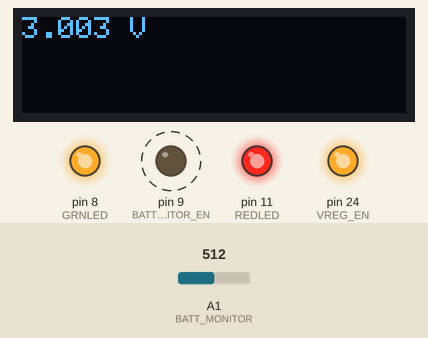
The sketch below on a simulated Arduino Mega 2560, built with avr-gcc and run on an emulated ATmega2560. On the bench: 128×32 one-colour display, output pins drawn as LEDs (lit = HIGH). Dashed ring = blinking. The test bench sets the inputs (shaded band); at power-on: A1 (BATT_MONITOR) = 512.

Above: at 2.2 s.
2.3 s: A1 (BATT_MONITOR) set to 716
At 3.9 s:
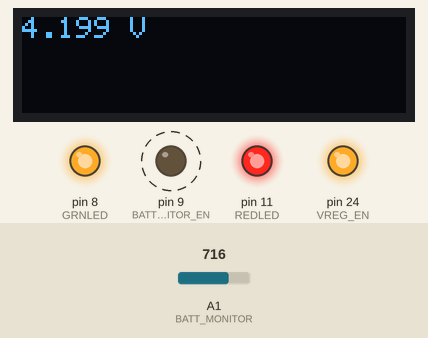
5.3 s: A1 (BATT_MONITOR) set to 900
At 7.0 s:
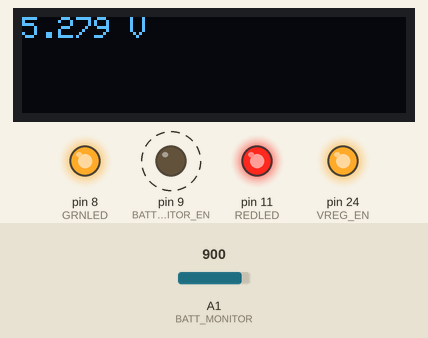
8.3 s: A1 (BATT_MONITOR) set to 1023
At 9.1 s:
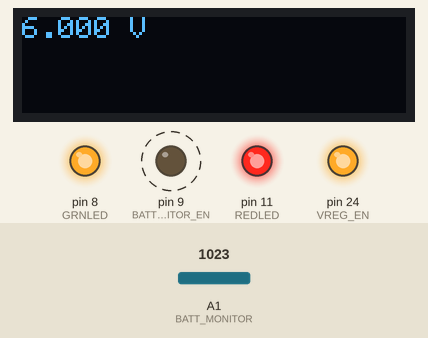
Timing chart, 0 to 16.8 s (numbered marks = the images above; inputs shaded):
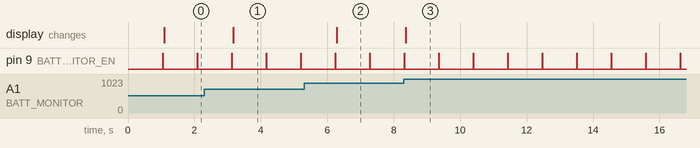

Measured:
- after the input at 2.3 s, the display: changes after 0.86 s (image 1)
- after the input at 5.3 s, the display: changes after 0.98 s (image 2)
- after the input at 8.3 s, the display: changes after 0.06 s (image 3)
- by itself, pin 9 (BATT_MONITOR_EN): alternates HIGH for 0.01 s and LOW for 1.0 s

The sketch:

8_battery_voltage_test.ino
```cpp
/* 8_battery_voltage_test.ino
 *
 *  A sketch to test the battery voltage reading on
 *  RevB BivalveBit hardware.
 *  Using 47k resistors for the voltage divider
 *
 *  We'll use the OLED display to show the voltage so
 *  that the device can be solely battery powered for this test
 */

#include <Wire.h>
#include "SSD1306Ascii.h" // https://github.com/greiman/SSD1306Ascii
#include "SSD1306AsciiWire.h" // https://github.com/greiman/SSD1306Ascii

SSD1306AsciiWire oled; // create OLED display object, using I2C Wire1 port
#define I2C_ADDRESS1 0x3C // for OLED. DIY mall units list 0x78 as address, but need 0x3C to work here

#define REDLED 11   // red LED
#define GRNLED 8    // green LED
#define VREG_EN 24  // voltage regulator enable

//------------------------------------------------------------
//  Battery monitor
byte BATT_MONITOR_EN = 9; // digital output channel to turn on battery voltage check
byte BATT_MONITOR = A1;  // analog input channel to sense battery voltage

float dividerRatio = 2; // Ratio of voltage divider (47k + 47k) / 47k = 2
float refVoltage = 3.00; // Voltage at AREF pin on ATmega microcontroller, measured per board
//float refVoltage = 2.5; // Internal 2.5V voltage reference value (INTERNAL2V5)
float batteryVolts = 0; // Estimated battery voltage returned from readBatteryVoltage function


//------------readBatteryVoltage-------------------
// readBatteryVoltage function. This will read the AD convertor
// and calculate the approximate battery voltage (before the
// voltage regulator). Returns a floating point value for
// voltage.
float readBatteryVoltage(byte BATT_MONITOR_EN,byte BATT_MONITOR,float dividerRatio,float refVoltage){
    // Turn on the battery voltage monitor circuit
    digitalWrite(BATT_MONITOR_EN, HIGH);
    delay(1);
    // Read the analog input pin
    unsigned int rawAnalog = 0;
    analogRead(BATT_MONITOR); // This initial value is ignored
    delay(3); // Give the ADC time to stablize
    // Take 4 readings
    for (byte i = 0; i<4; i++){
        rawAnalog = rawAnalog + analogRead(BATT_MONITOR);
        delay(2);
    }
    // Do a 2-bit right shift to divide rawAnalog
    // by 4 to get the average of the 4 readings
    rawAnalog = rawAnalog >> 2;
    // Shut off the battery voltage sense circuit
    digitalWrite(BATT_MONITOR_EN, LOW);
    // Convert the rawAnalog count value (0-1023) into a voltage
    // Relies on variables dividerRatio and refVoltage
    float reading = (rawAnalog  * (refVoltage / 1023.0)) * dividerRatio;
    return reading; // return voltage result
}

void setup() {
  pinMode(REDLED, OUTPUT);
  pinMode(GRNLED, OUTPUT);
  digitalWrite(REDLED, HIGH); // set high to turn OFF
  digitalWrite(GRNLED, HIGH); // set high to turn OFF
  // Voltage regulator pins
  pinMode(VREG_EN, OUTPUT);
  digitalWrite(VREG_EN, HIGH); // set low to turn off, high to turn on (~150usec to wake)
  analogReference(EXTERNAL); // using voltage regulator value on external pin (will this fail if vreg is off?)
//  analogReference(INTERNAL2V5); // using internal bandgap 2.5V VREF value
  // Battery monitor pins
  pinMode(BATT_MONITOR, INPUT); // Battery voltage input channel
  pinMode(BATT_MONITOR_EN, OUTPUT); // Battery monitor enable pin
  digitalWrite(BATT_MONITOR_EN, LOW); // pull low to turn off battery monitor circuit
  // Set up OLED display
  Wire.begin();
  Wire.setClock(400000L);
  oled.begin(&Adafruit128x32, I2C_ADDRESS1);
  oled.setFont(Adafruit5x7);
  oled.clear();
  oled.home();
//  oled.set2X();
  oled.print("Hello");
  oled.println();
  delay(1000);

}

void loop() {
  batteryVolts = readBatteryVoltage(BATT_MONITOR_EN,BATT_MONITOR,dividerRatio,refVoltage);
  oled.clear();
  oled.home();
  oled.print(batteryVolts,3);
  oled.print(" V");
  delay(1000);

}
```
